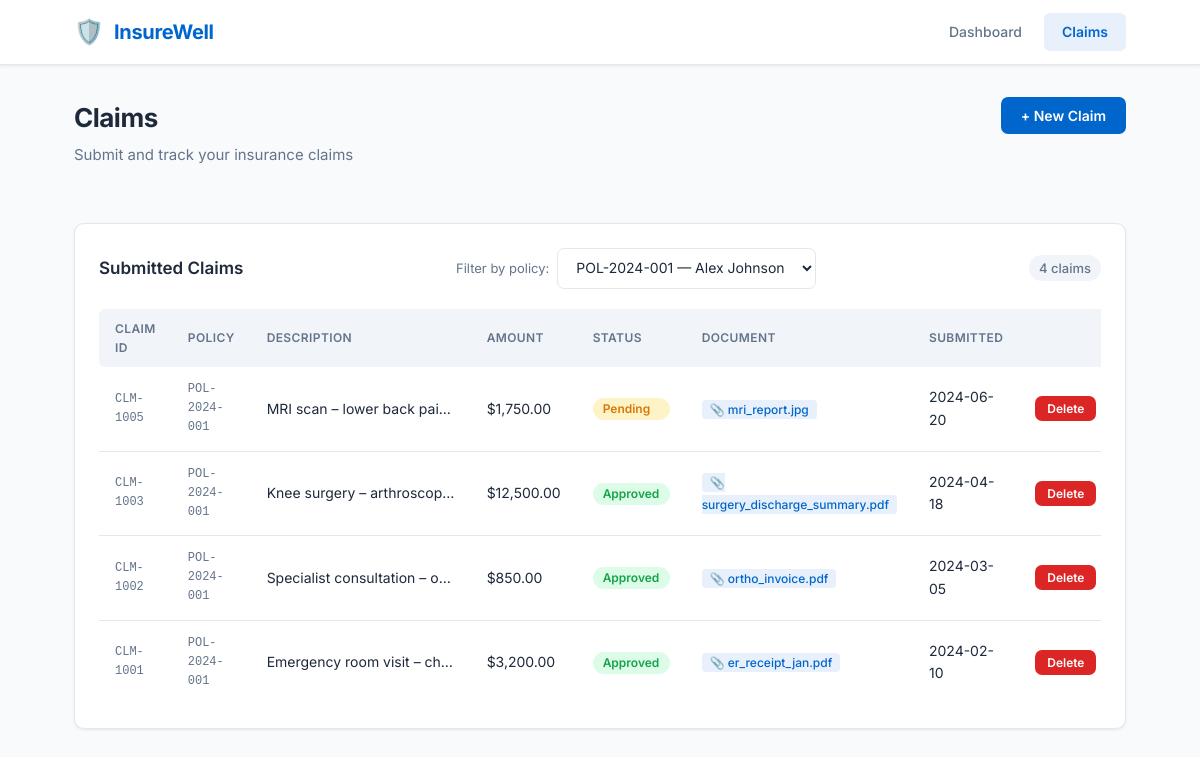
Page /claims?policy_id=POL-2024-001 on the committed database.
### tables this page shows
CREATE TABLE claims (
            id              TEXT PRIMARY KEY,
            policy_id       TEXT NOT NULL REFERENCES policies(id),
            amount          REAL NOT NULL,
            description     TEXT NOT NULL,
            status          TEXT NOT NULL DEFAULT 'Pending',
            file_name       TEXT,
            submitted_at    TEXT NOT NULL,
            updated_at      TEXT NOT NULL
        );

### app.py (the view)
@app.route('/claims')
def claims_page():
    db            = get_db()
    policy_filter = request.args.get('policy_id', '')
    policies      = [row_to_dict(r) for r in db.execute('SELECT * FROM policies ORDER BY created_at').fetchall()]
    if policy_filter:
        claims = [row_to_dict(r) for r in db.execute(
            'SELECT * FROM claims WHERE policy_id = ? ORDER BY submitted_at DESC',
            (policy_filter,),
        ).fetchall()]
    else:
        claims = [row_to_dict(r) for r in db.execute(
            'SELECT * FROM claims ORDER BY submitted_at DESC',
        ).fetchall()]
    return render_template('claims.html', claims=claims, policies=policies,
                           selected_policy=policy_filter)

### app.py (called while the page is built)
def get_db():
    if 'db' not in g:
        g.db = sqlite3.connect(DB_PATH, detect_types=sqlite3.PARSE_DECLTYPES)
        g.db.row_factory = sqlite3.Row
        g.db.execute('PRAGMA journal_mode=WAL')
        g.db.execute('PRAGMA foreign_keys=ON')
    return g.db

def row_to_dict(row):
    return dict(row) if row else None

### templates/claims.html (shortened to what this page needs)
{% extends 'base.html' %}
{% block content %}
<div class="claims-page">
  <div class="page-header">
    <div>
      <h1 class="page-title">Claims</h1>
      <p class="page-subtitle">Submit and track your insurance claims</p>
    </div>
    <button class="btn btn-primary" id="toggle-form-btn" onclick="toggleForm()">
      + New Claim
    </button>
  </div>
  <div class="section">
    <div class="section-header">
      <h2 class="section-title">Submitted Claims</h2>
      <div class="filter-wrap">
        <label class="filter-label" for="policy-filter">Filter by policy:</label>
        <select id="policy-filter" class="form-input filter-select"
                onchange="filterByPolicy(this.value)">
          {% for pol in policies %}
          <option value="{{ pol.id }}"
            {% if selected_policy == pol.id %}selected{% endif %}>
            {{ pol.id }} — {{ pol.holder_name }}
          </option>
          {% endfor %}
        </select>
      </div>
      <span class="claims-count" id="claims-count">
        {{ claims | length }} claim{{ 's' if claims | length != 1 else '' }}
      </span>
    </div>
    {% if claims %}
    <div class="claims-table-wrap">
      <table class="claims-table" id="claims-table">
        <thead>
          <tr>
            <th>Claim ID</th><th>Policy</th><th>Description</th>
            <th>Amount</th><th>Status</th><th>Document</th><th>Submitted</th><th></th>
          </tr>
        </thead>
        <tbody id="claims-tbody">
          {% for c in claims %}
          <tr>
            <td class="mono">{{ c.id }}</td>
            <td class="mono">{{ c.policy_id }}</td>
            <td class="desc-cell">{{ c.description }}</td>
            <td>${{ '{:,.2f}'.format(c.amount) }}</td>
            <td>
              <select class="status-select status-{{ c.status | lower }}"
                      onchange="updateClaimStatus('{{ c.id }}', this.value, this)">
                <option value="Pending"  {% if c.status == 'Pending'  %}selected{% endif %}>Pending</option>
                <option value="Approved" {% if c.status == 'Approved' %}selected{% endif %}>Approved</option>
              </select>
            </td>
            <td>
              {% if c.file_name %}
              <span class="file-chip">📎 {{ c.file_name }}</span>
              {% else %}
              <span class="text-muted">—</span>
              {% endif %}
            </td>
            <td>{{ c.submitted_at[:10] }}</td>
            <td class="action-cell">
              <button class="btn btn-sm btn-danger" onclick="deleteClaim('{{ c.id }}', this)">Delete</button>
            </td>
          </tr>
          {% endfor %}
        </tbody>
      </table>
    </div>
    {% else %}
    <div class="empty-state">
      <span class="empty-icon">📋</span>
      <p>No claims submitted yet.</p>
      <button class="btn btn-primary" onclick="toggleForm()">Submit your first claim</button>
    </div>
    {% endif %}
  </div>
</div>
{% endblock %}

### static/css/style.css (style rules this page uses)
*, *::before, *::after { box-sizing: border-box; margin: 0; padding: 0; }
:root { --primary: #0066cc; --primary-dark: #004fa3; --primary-light: #e8f0fc; --success: #16a34a; --success-light: #dcfce7; --warning: #d97706; --warning-light: #fef3c7; --danger: #dc2626; --danger-light: #fee2e2; --neutral: #64748b; --neutral-light: #f1f5f9; --border: #e2e8f0; --text: #1e293b; --text-muted: #64748b; --white: #ffffff; --shadow-sm: 0 1px 3px rgba(0,0,0,.08); --shadow-md: 0 4px 12px rgba(0,0,0,.10); --radius: 10px; }
body { font-family: 'Inter', sans-serif; background: #f8fafc; color: var(--text); line-height: 1.6; min-height: 100vh; }
button { cursor: pointer; font-family: inherit; }
input, textarea, select { font-family: inherit; }
.dashboard, .claims-page { display: flex; flex-direction: column; gap: 28px; }
.page-header { display: flex; justify-content: space-between; align-items: flex-start; flex-wrap: wrap; gap: 16px; }
.page-title { font-size: 26px; font-weight: 700; letter-spacing: -.5px; }
.page-subtitle { color: var(--text-muted); margin-top: 4px; font-size: 15px; }
.btn { display: inline-block; padding: 10px 20px; border-radius: 7px; font-size: 14px; font-weight: 600; border: none; transition: background .15s, opacity .15s; cursor: pointer; }
.btn-primary { background: var(--primary); color: #fff; }
.btn-danger { background: var(--danger); color: #fff; }
.btn-sm { padding: 5px 12px; font-size: 12px; }
.section { background: var(--white); border: 1px solid var(--border); border-radius: var(--radius); padding: 24px; box-shadow: var(--shadow-sm); }
.section-header { display: flex; justify-content: space-between; align-items: center; margin-bottom: 20px; flex-wrap: wrap; gap: 12px; }
.section-title { font-size: 17px; font-weight: 600; }
.claims-count { font-size: 13px; color: var(--text-muted); background: var(--neutral-light); padding: 3px 10px; border-radius: 999px; font-weight: 500; }
.filter-wrap { display: flex; align-items: center; gap: 8px; }
.filter-label { font-size: 13px; color: var(--text-muted); white-space: nowrap; }
.filter-select { padding: 6px 10px; font-size: 13px; min-width: 200px; }
.claims-table-wrap { overflow-x: auto; }
.claims-table { width: 100%; border-collapse: collapse; font-size: 14px; }
.claims-table th { text-align: left; padding: 10px 16px; background: var(--neutral-light); color: var(--text-muted); font-weight: 600; font-size: 12px; text-transform: uppercase; letter-spacing: .4px; }
.claims-table th:first-child { border-radius: 6px 0 0 6px; }
.claims-table th:last-child { border-radius: 0 6px 6px 0; }
.claims-table td { padding: 13px 16px; border-bottom: 1px solid var(--border); vertical-align: middle; }
.claims-table tr:last-child td { border-bottom: none; }
.mono { font-family: monospace; font-size: 12px; color: var(--text-muted); }
.desc-cell { max-width: 220px; white-space: nowrap; overflow: hidden; text-overflow: ellipsis; }
.file-chip { background: var(--primary-light); color: var(--primary); padding: 2px 8px; border-radius: 4px; font-size: 12px; font-weight: 500; }
.form-input { padding: 10px 14px; border: 1.5px solid var(--border); border-radius: 7px; font-size: 14px; color: var(--text); background: var(--white); transition: border-color .15s, box-shadow .15s; outline: none; }
.status-select { border: none; border-radius: 999px; padding: 4px 10px; font-size: 12px; font-weight: 600; cursor: pointer; outline: none; appearance: none; -webkit-appearance: none; transition: background .15s; }
.status-select.status-approved { background: var(--success-light); color: var(--success); }
.status-select.status-pending { background: var(--warning-light); color: var(--warning); }
.action-cell { white-space: nowrap; }

### rows in the picture
claims: id "CLM-1005", policy_id "POL-2024-001", description "MRI scan – lower back pai…", amount "1,750.00", status+id "Pending", file_name "mri_report.jpg", submitted_at "2024-06-20"
claims: id "CLM-1003", policy_id "POL-2024-001", description "Knee surgery – arthroscop…", amount "12,500.00", status+id "Approved", file_name "surgery_discharge_summary.pdf", submitted_at "2024-04-18"
claims: id "CLM-1002", policy_id "POL-2024-001", description "Specialist consultation – o…", amount "850.00", status+id "Approved", file_name "ortho_invoice.pdf", submitted_at "2024-03-05"
claims: id "CLM-1001", policy_id "POL-2024-001", description "Emergency room visit – ch…", amount "3,200.00", status+id "Approved", file_name "er_receipt_jan.pdf", submitted_at "2024-02-10"

### other values in the picture
{{ claims | length }} "4"
{{ 's' if claims | length != 1 else '' }} "s"
form field value "POL-2024-001 — Alex Johnson"
